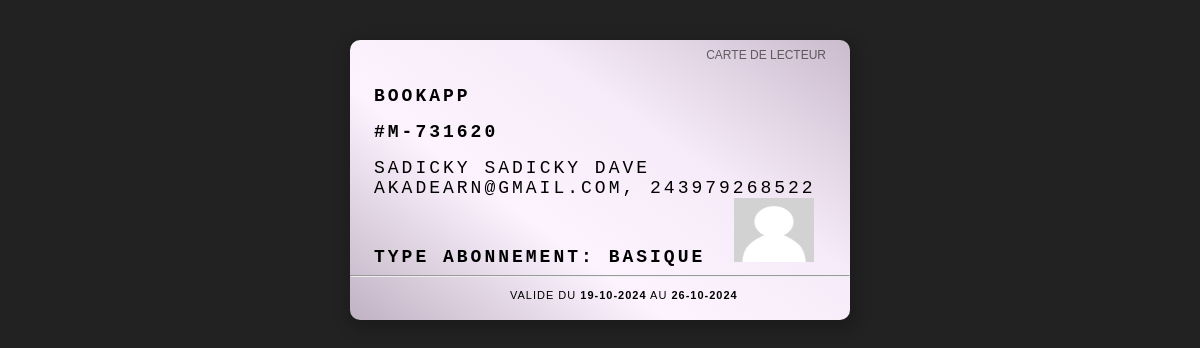
The page /Public/script/generate.php?id=1 on the database its author committed.
### tables this page shows
CREATE TABLE `tbl_members` (
  `id_member` int(11) NOT NULL,
  `nom` varchar(100) DEFAULT NULL,
  `postnom` varchar(100) DEFAULT NULL,
  `prenom` varchar(100) DEFAULT NULL,
  `sexe` enum('M','F') DEFAULT NULL,
  `card_number` varchar(100) DEFAULT NULL,
  `type` enum('I','E') DEFAULT NULL,
  `provenance` varchar(100) DEFAULT NULL,
  `contact_autorite` varchar(100) DEFAULT NULL,
  `matricule` varchar(100) DEFAULT NULL,
  `email` varchar(100) DEFAULT NULL,
  `adresse` varchar(100) DEFAULT NULL,
  `tel` varchar(50) NOT NULL,
  `code` varchar(150) NOT NULL,
  `verified_at` datetime DEFAULT NULL,
  `photo` varchar(150) NOT NULL,
  `statut` enum('0','1') NOT NULL,
  `classe_id` int(11) DEFAULT 0,
  `promotion` varchar(150) NOT NULL,
  `fonction` varchar(120) NOT NULL,
  `ville` varchar(150) NOT NULL
);

CREATE TABLE `tbl_subscriptions` (
  `id_subscription` int(11) NOT NULL,
  `id_member` int(11) NOT NULL,
  `id_plan` int(11) DEFAULT NULL,
  `debut` varchar(50) DEFAULT NULL,
  `fin` varchar(50) DEFAULT NULL,
  `status` enum('0','1') DEFAULT NULL
);

CREATE TABLE `tbl_plans` (
  `id_plan` int(11) NOT NULL,
  `name` varchar(20) DEFAULT NULL,
  `frequence` enum('Semaine','Mois','Année','Illimité') DEFAULT NULL,
  `prix` int(11) DEFAULT NULL,
  `description` varchar(100) DEFAULT NULL
);

### Models/Admin/member.class.php (called while the page is built, shortened)
<?php
class Member
{
    public function getMemberId($id)
    {
        $db = getConnection();
        $statement = $db->prepare("SELECT * FROM tbl_members WHERE id_member = ?");
        $statement->execute([$id]);
        $tbP = $statement->fetchObject();
        return $tbP;
    }
}

### Models/Admin/subscription.class.php (called while the page is built, shortened)
<?php
class Subscription
{
    public function getSubscription($id)
    {
        $db = getConnection();
        $statement = $db->prepare("SELECT s.id_member,s.id_subscription, m.nom,m.prenom,m.postnom,s.debut,s.fin,m.matricule,m.email,p.name as bouquet
        FROM tbl_subscriptions as s,tbl_plans as p,tbl_members as m
        WHERE s.id_plan=p.id_plan and s.id_member= m.id_member and s.id_member=? ");
        $statement->execute(array($id));
        $tbP = $statement->fetchObject();
        return $tbP;
    }
}

### Public/script/generate.php (the view, shortened to what this page needs)
<?php
require_once('../../Models/Admin/member.class.php');
require_once('../../Models/Admin/subscription.class.php');
$m = new Member();
$s = new Subscription();
$memberId = $_GET['id'];
$d = $m->getMemberId($memberId);
$u = $s->getSubscription($memberId);
?>
<!DOCTYPE html>
<html lang="en">
<head>
</head>
<body>
    <div class="card">
        <span class="title">Carte de Lecteur </span>
        <span class="emboss"><b>BookApp</b></span>
        <span class="emboss"><b>#<?php echo $d->matricule; ?></b></span>
        <span class="emboss"><?php echo $d->nom.' '.$d->prenom.' '.$d->postnom ;?></span>
        <div>
            <span class="emboss"><?php echo $d->email; ?>, <?php echo $d->tel; ?></span>
        </div>
        <div>
            <span class="emboss"><b>Type Abonnement: <?php echo $u->bouquet; ?></b></span>
            <?php if (!empty($u->photo)): ?>
                <?php $photoPath = '../../Public/Uploads/Membres/' . $u->photo; ?>
                <img src="<?php echo $u->photo; ?>" class="hologram" alt="Member Photo">
            <?php else: ?>
                <img src="../../Public/Uploads/default.jpg" alt="Default Photo">
            <?php endif; ?>
        </div>
        <div>
            <hr><small>
                <span class="emboss2">
                <?php
                    $fin = date('d-m-Y',$u->fin) ;
                    $debut = date('d-m-Y',$u->debut);
                    echo 'Valide du <b>'. $debut.'</b> au <b>'. $fin.'</b>';?></span>
            </small>
        </div>
    </div>
</body>
</html>

### Public/script/generate.php (style rules this page uses)
body { background: #222; padding: 2rem; font-family: helvetica; }
.card { background: rgb(192, 178, 195); background: linear-gradient(36deg, rgba(192, 178, 195, 1) 0%, rgba(253, 243, 255, 1) 36%, rgba(246, 235, 248, 1) 64%, rgba(202, 187, 205, 1) 100%); border-radius: 10px; margin: auto; width: 500px; height: 280px; box-shadow: 2px 5px 15px 5px #00000030; display: flex; flex-flow: column; transition: all 1s; }
img { width: 5rem; height: 4rem; }
.title { display: flex; justify-content: space-between; flex-flow: row-reverse; padding: 0.5rem 1.5rem 0.5rem 1.5rem; text-transform: uppercase; font-size: 12px; color: #00000090; }
.emboss { padding: 1rem 1.5rem 0 1.5rem; font-size: 18px; color: black; font-family: courier; text-transform: uppercase; letter-spacing: 3px; }
.emboss2 { padding: 1rem 1.5rem 0 10rem; font-size: 11px; color: black; text-transform: uppercase; letter-spacing: 1px; }

### rows shown on the page
tbl_members: matricule "M-731620", nom "SADICKY", prenom "SADICKY", postnom "DAVE", email "AKADEARN@GMAIL.COM", tel "243979268522"
tbl_subscriptions: id_plan.name "BASIQUE", debut "19-10-2024", fin "26-10-2024"
